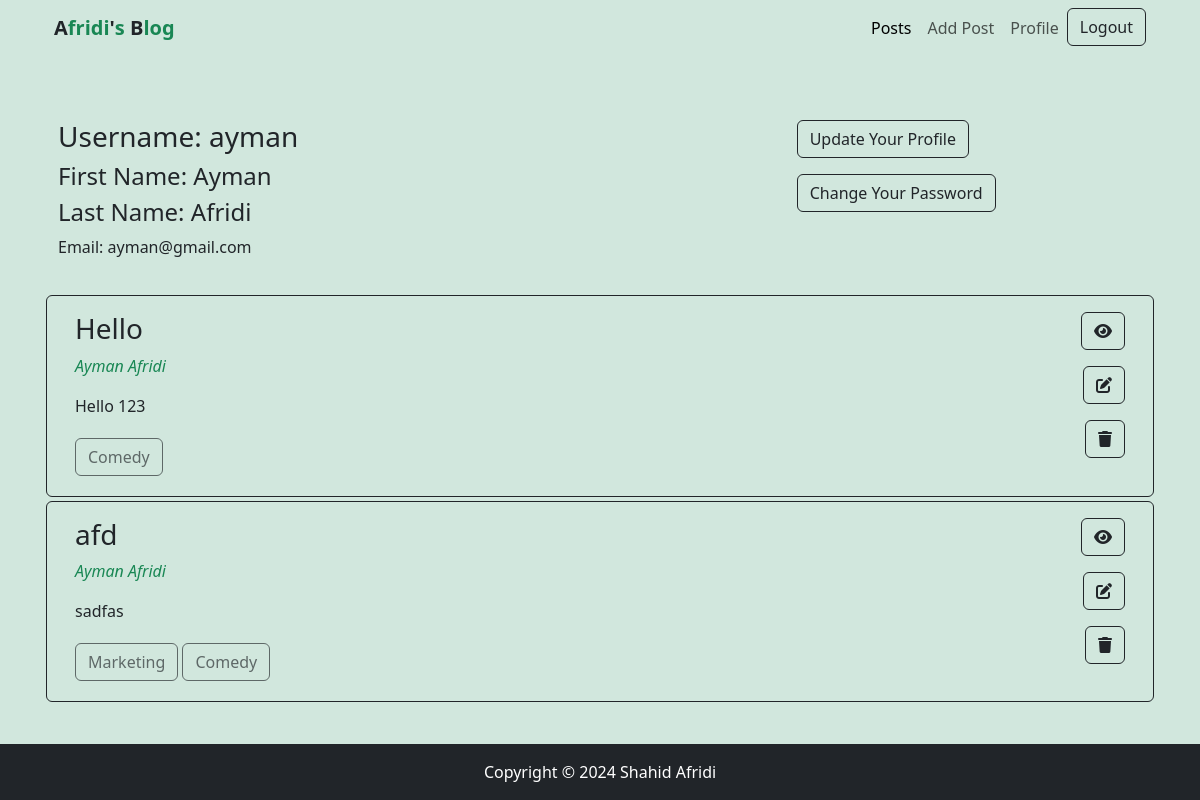
Screenshot of /authors/profile/ (signed in) with the database file from the repository.
### posts/models.py (models this page shows)
class Post(models.Model):
    title = models.CharField(max_length=255)
    content = models.TextField()
    category = models.ManyToManyField(Category)
    author = models.ForeignKey(User, on_delete=models.CASCADE)
    image = models.ImageField(upload_to='posts/uploads/', blank=True, null=True)

### categories/models.py (models this page shows)
class Category(models.Model):
    name = models.CharField(max_length=100)
    slug = models.SlugField(max_length=100, unique=True, null=True, blank=True)
    def __str__(self) -> str:
        return self.name

### authors/views.py (the view)
# urls.py: path('profile/', views.userProfile, name='profile'),
@login_required(login_url='login')
def userProfile(request):
    posts = Post.objects.filter(author=request.user)
    context = {
        'posts' : posts
    }
    return render(request, 'authors/profile.html', context)

### authors/templates/authors/profile.html
{% extends "base.html" %}
{% block content %}
<div class="row mt-5 p-3">
    <div class="col-md-8">
        <h3>Username: {{request.user}}</h3>
        <h4>First Name: {{request.user.first_name}}</h4>
        <h4>Last Name: {{request.user.last_name}}</h4>
        <p>Email: {{request.user.email}}</p>
    </div>
    <div class="col-md-4">
        <p><a class="btn btn-outline-dark" href="{% url "update_profile" %}">Update Your Profile</a></p>
        <p><a class="btn btn-outline-dark" href="{% url "change_password" %}">Change Your Password</a></p>
    </div>
</div>
<div>
{% for post in posts %}
<div>
    <div class="p-3 border border-dark rounded m-1 row d-flex ">
        <div class="col-md-10">
            <h3 class="">{{post.title}}</h3>
            <p class=''><a class="text-decoration-none text-success fst-italic" href="{% url "profile" %}">{{post.author.first_name}} {{post.author.last_name}}</a></p>
            <P>{{post.content}}</P>
            <div>
                {% for c in post.category.all %}
                    <button class="btn btn-outline-dark my-1" disabled>{{c}}</button>
                {% endfor %}
            </div>
        </div>
        <div class="col-md-2 text-end">
                <p><a class="btn btn-outline-dark" href=""><i class="fa fa-eye"></i></a></p>
                <p><a class="btn btn-outline-dark" href="{% url "update_post" post.id %}"><i class="fa fa-edit"></i></a></p>
                <p><a class="btn btn-outline-dark" href="{% url "delete_post" post.id %}"><i class="fa fa-trash"></i></a></p>
        </div>
    </div>
</div>
{% endfor %}
</div>
{% endblock content %}

### templates/base.html (style rules this page uses)
html, body { height: 100%; margin: 0; }
body { display: flex; flex-direction: column; }

### rows the page displays
Post: title "Hello", author.first_name "Ayman", author.last_name "Afridi", content "Hello 123"
Category: name "Comedy"
Post: title "afd", author.first_name "Ayman", author.last_name "Afridi", content "sadfas"
Category: name "Marketing"

### other values shown
{{ request.user }} "ayman"
{{ request.user.first_name }} "Ayman"
{{ request.user.last_name }} "Afridi"
{{ request.user.email }} "ayman@gmail.com"
